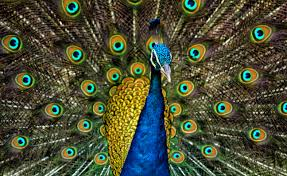
#> input picture download.jpeg, 287 x 176 px
$ jupyter execute project.ipynb
#> lines starting #> are read from the running program, lines starting #| are printed output that depends on the picture; after the words box and inside, x2 and y2 are one past the last pixel; in counts of white or black regions, pixels touching at a corner belong together
[cell 1]
# Importing the libs

import numpy as np
import matplotlib.pyplot as plt
import cv2 as cv
from skimage import color
from skimage.transform import hough_circle, hough_circle_peaks
from skimage.feature import canny
from skimage.draw import circle_perimeter
from skimage.util import img_as_ubyte

[cell 2]
# Loading the image
x = cv.imread("./download.jpeg")
#> x is the input picture: shape (176, 287, 3); mean B, G, R 53.8, 77.4, 73.8
x = cv.cvtColor(x,cv.COLOR_BGR2GRAY)
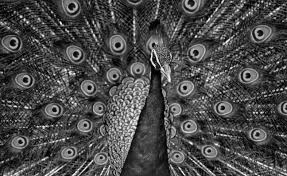
#> x: shape (176, 287); min 0, max 254, mean 73.6

# Calculating the parameters for canny edge detection using otsu threshold
high_thresh, thresh_im = cv.threshold(x, 0, 255, cv.THRESH_BINARY + cv.THRESH_OTSU)
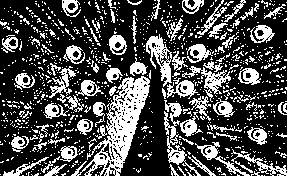
#> thresh_im: shape (176, 287); 29.9% white; 957 white regions (868 under 20 px), largest, box (x1, y1, x2, y2) and area: (71, 76, 150, 176) 2484, (164, 100, 201, 176) 639, (146, 34, 172, 87) 562
#> high_thresh = 89
low_thresh = 0.5*high_thresh
#> low_thresh = 44.5
print(low_thresh,high_thresh)
#| 44.5 89.0

[cell 3]
# Load picture
plt.rcParams["figure.figsize"] = (20,10)
img = cv.imread("./download.jpeg")
img = cv.cvtColor(img,cv.COLOR_BGR2RGB)
gray = cv.cvtColor(img,cv.COLOR_RGB2GRAY)

# Detect edge
image = img_as_ubyte(gray)
edges = canny(image, sigma=2.2, low_threshold=low_thresh, high_threshold=high_thresh)
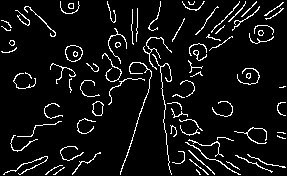
#> edges: shape (176, 287) bool; 6.9% white in thin lines or dots

# Display the edge detected emage
plt.subplot(1,2,1)
plt.imshow(edges,cmap='gray')
plt.title('Canny edge detector')

# Range of radii that are allowed for the ocelli to be
hough_radii = np.arange(5, 20, 1)

# Makes an array of all the detected circles in the image
hough_res = hough_circle(edges, hough_radii)

# Selects the most prominent circles
accums, cx, cy, radii = hough_circle_peaks(
    hough_res, hough_radii, total_num_peaks=22, min_xdistance=15, min_ydistance=15)
#> accums = 22 values, max 0.708 at index 0, min 0.5 at index 20, mean 0.57; cx = 22 values, max 283 at index 20, min 17 at index 13, mean 148.6; cy = 22 values, max 153 at index 8, min 10 at index 21, mean 87.86; radii = 22 values, max 9 at index 2, min 5 at index 3, mean 6.73

print("Number of eyes:",cx.shape[0])
#| Number of eyes: 22

# Draw them on the image
for center_y, center_x, radius in zip(cy, cx, radii):
    circy, circx = circle_perimeter(center_y, center_x, radius,
                                    shape=img.shape)
    img[circy, circx] = (220, 0, 0)
#> this loop made 22 passes
#> (center_y, center_x, radius) on passes 1 to 12: (126, 84, 7), (53, 73, 8), (43, 117, 9), (30, 259, 5), (127, 189, 8), (110, 97, 5), (68, 141, 5), (43, 152, 6), (153, 68, 7), (74, 113, 7), (88, 88, 8), (88, 186, 8)
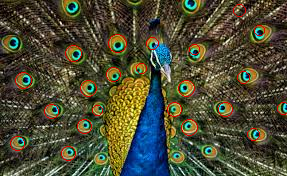
#> img: shape (176, 287, 3); mean R, G, B 75.8, 75.7, 52.9

plt.subplot(1,2,2)
plt.imshow(img, cmap=plt.cm.gray)
plt.title('Detected ocelii')
plt.show()

$ run again, with down.jpg copied over download.jpeg
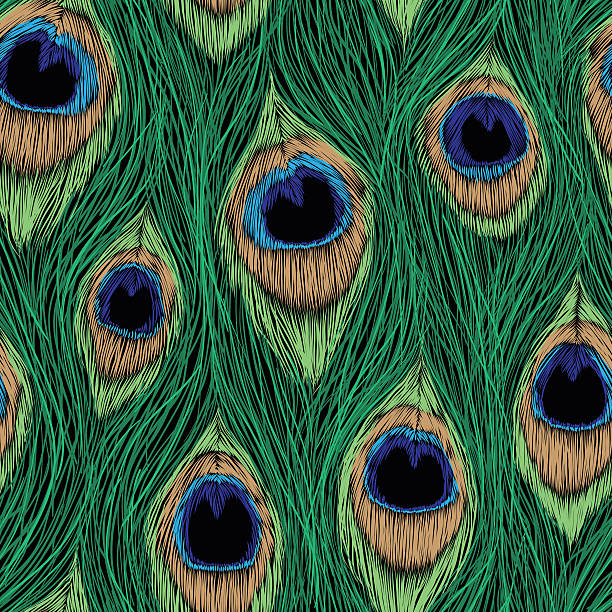
#> input picture down.jpg, 612 x 612 px
#> x is the input picture: shape (612, 612, 3); mean B, G, R 66.6, 92.5, 51.9
#> x: shape (612, 612)
#> `high_thresh, thresh_im = cv.threshold(x, 0, 255, cv.THRESH_BINARY + cv..`:
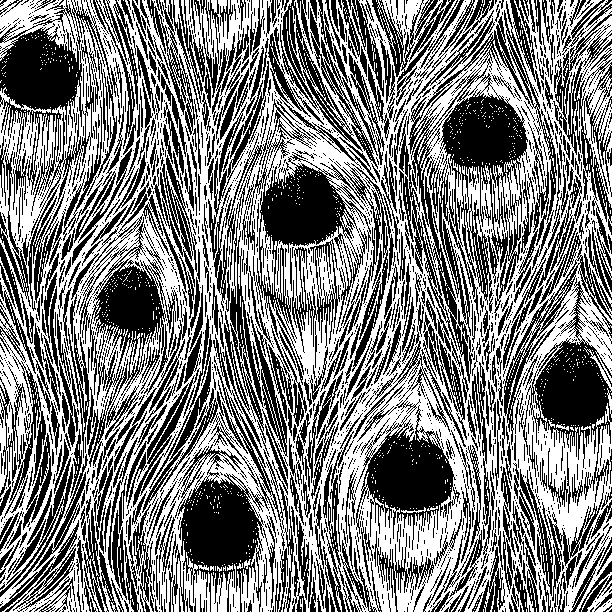
#> thresh_im: shape (612, 612); 49.8% white; 1403 white regions (1362 under 20 px), largest, box (x1, y1, x2, y2) and area: (0, 0, 612, 612) 179663, (211, 564, 240, 612) 828, (260, 215, 275, 295) 563
#> high_thresh = 77
#> low_thresh = 38.5
#| 38.5 77.0
#> edges: shape (612, 612) bool; 9.5% white in thin lines or dots
#> accums = 22 values, max 0.594 at index 0, min 0.531 at index 10, mean 0.547; cx = 22 values, max 598 at index 2, min 6 at index 4, mean 312; cy = 22 values, max 554 at index 16, min 15 at index 8, mean 311.9; radii = 22 values, max 7 at index 1, min 5 at index 0, mean 5.18
#| Number of eyes: 22
#> the loop `for center_y, center_x, radius in zip(cy, cx, radii):` made 22 passes
#> (center_y, center_x, radius) on passes 1 to 8: (293, 282, 5), (425, 133, 7), (510, 598, 5), (546, 357, 5), (170, 6, 5), (164, 515, 5), (140, 410, 5), (468, 224, 5)
#> after the loop `for center_y, center_x, radius in zip(cy, cx, radii):`:
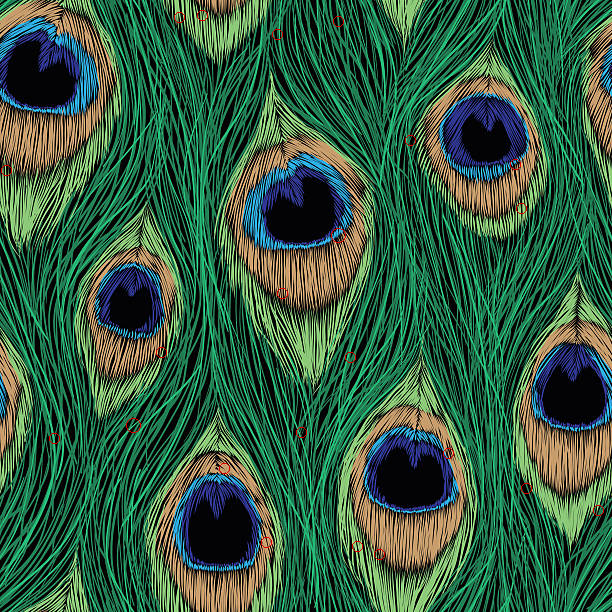
#> img: shape (612, 612, 3); mean R, G, B 52.2, 92.3, 66.4
